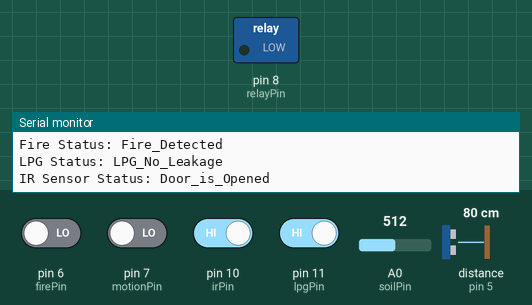
Simulated run of this sketch. Board: Arduino Uno, built with avr-gcc and run on an emulated ATmega328P. Shown: switched loads named in the sketch (green lamp = pin HIGH), the last lines printed to the serial monitor. Wiring (inferred from the names in the program): ultrasonic range finder: trigger pin 4; echo pin 5. The test bench sets the inputs (shaded band); at power-on: pin 10 (irPin), pin 11 (lpgPin) HIGH, pin 6 (firePin), pin 7 (motionPin) LOW, A0 (soilPin) = 512, distance to the obstacle (sensor on pin 5) 80 cm. The echo pulse lasts 58.3 µs per cm; pins used as bus, display or sensor lines are not drawn.

Above: at 8.0 s.
8.1 s: A0 (soilPin) set to 493
At 15.1 s:
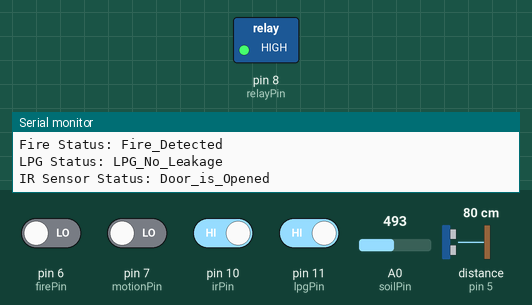
16.2 s: pin 6 (firePin) driven HIGH
30.2 s: pin 7 (motionPin) driven HIGH
44.2 s: distance to the obstacle (sensor on pin 5) set to 2 cm
58.2 s: pin 10 (irPin) driven LOW
67.0 s: pin 11 (lpgPin) driven LOW
Timing chart, 0 to 70.0 s (numbered marks = the images above; inputs shaded):
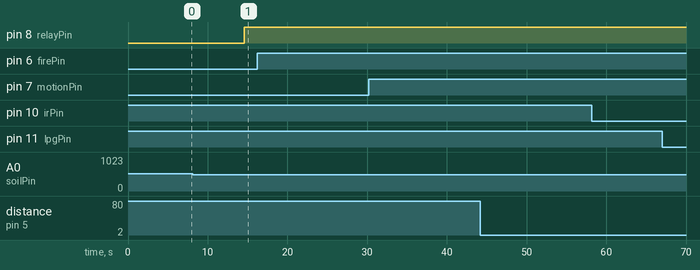

Measured:
- the behaviour switches between 502 and 501 on A0 (soilPin) (found by bisection; images 0 and 1)
- after the input at 8.1 s, pin 8 (relayPin): LOW → HIGH after 6.5 s

The sketch:

arduino_main_code.ino
```cpp
#define PIN 9
#define TYPE DHT11
#define RX 13 //
#define TX 12 // to RX

#include<DHT.h>
#include<SoftwareSerial.h>
SoftwareSerial esp(RX, TX);
DHT dht(PIN, TYPE);

// Pin Connection
const int soilPin = A0;
int soilPer = 0;    //blackb
const int trigPin = 4;
const int echoPin = 5;
const int firePin = 6;
const int motionPin = 7;  // pir
const int relayPin = 8;
const int lpgPin = 11;
const int irPin = 10; // IR sensor pin
int irStatus = 0; // To store IR sensor status

String waterLevel, fireStatus, motionStatus, soilStatus, lpgStatus, irSensorStatus;
float temperature = 0.0;
long duration;
int distanceCm;
int distancePer = 0;

void setup() {
  Serial.begin(9600);
  esp.begin(9600);
  dht.begin();
  pinMode(soilPin, INPUT);
  pinMode(firePin, INPUT);
  pinMode(motionPin, INPUT);
  pinMode(relayPin, OUTPUT);
  pinMode(trigPin, OUTPUT);
  pinMode(echoPin, INPUT);
  pinMode(lpgPin, INPUT);
  pinMode(irPin, INPUT);
}

void loop() {
  // Read Distance/Water Level
  digitalWrite(trigPin, LOW);
  delayMicroseconds(2);
  digitalWrite(trigPin, HIGH);
  delayMicroseconds(10);
  digitalWrite(trigPin, LOW);
  duration = pulseIn(echoPin, HIGH);
  distanceCm = duration * 0.034 / 2;
  distancePer = map(distanceCm, 10, 0, 0, 100);
  if (distancePer > 100) {
    distancePer = 100;
  } else if (distancePer < 0) {
    distancePer = 0;
  }
  waterLevel = (String)distancePer;

  // Fire Status
  if (digitalRead(firePin) == HIGH) {
    fireStatus = "No_Fire";
  } else {
    fireStatus = "Fire_Detected";
  }

  // Motion Status
  if (digitalRead(motionPin) == HIGH) {
    motionStatus = "Motion_Detected";
  } else {
    motionStatus = "No_Motion";
  }

  // IR Sensor Status
  irStatus = digitalRead(irPin);
  if (irStatus == LOW) {
    irSensorStatus = "Door_is_Closed";
  } else {
    irSensorStatus = "Door_is_Opened";
  }

  // Temperature
  //temperature = dht.readTemperature();
  temperature = 29.0;

  // Soil Moisture
  soilPer = map(analogRead(soilPin), 1023, 0, 0, 100);

  // Relay Control
  if (soilPer > 50) {
    digitalWrite(relayPin, HIGH);
  } else {
    digitalWrite(relayPin, LOW);
  }

  // LPG
  if (digitalRead(lpgPin) == LOW) {
    lpgStatus = "LPG_Leak_Detected";
  } else {
    lpgStatus = "LPG_No_Leakage";
  }

  // Printing All Values
  Serial.println("");
  Serial.println("Water Level: " + waterLevel);
  Serial.println("Motion Status: " + motionStatus);
  Serial.println("Temperature: " + (String)temperature);
  Serial.println("Soil Moisture: " + (String)soilPer);
  Serial.println("Fire Status: " + fireStatus);
  Serial.println("LPG Status: " + lpgStatus);
  Serial.println("IR Sensor Status: " + irSensorStatus);
  Serial.println("");
  delay(5000);

  // Serial Communication
  String URL = "http://www.techvegan.in/firebase.php?";
  esp.print(URL);
  esp.print("water=" + waterLevel + "%");
  esp.print("&motion=" + motionStatus);
  esp.print("&temperature=" + (String)temperature);
  esp.print("&soil=" + (String)soilPer + "%");
  esp.print("&fire=" + fireStatus);
  esp.print("&lpg=" + lpgStatus);
  esp.print("&ir=" + irSensorStatus);
  delay(2000);
}
```
